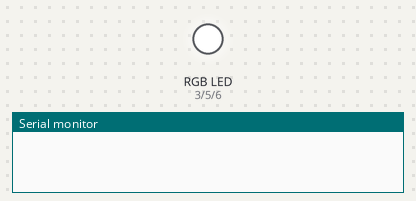
This sketch was run on a simulated Arduino Uno, built with avr-gcc and run on an emulated ATmega328P. Shown: an RGB LED mixed from three pins (HIGH = lit), the last lines printed to the serial monitor. Dim RGB values are drawn brighter than linear.

Above: at 0.1 s.
At 1.1 s:
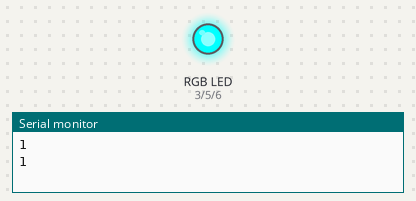
At 5.1 s:
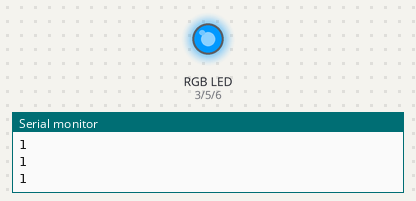
At 10.1 s:
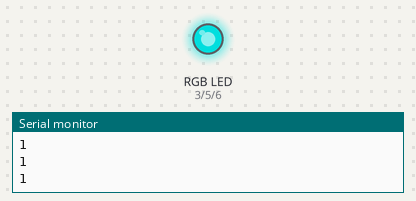
Timing chart, 0 to 14.0 s (numbered marks = the images above):
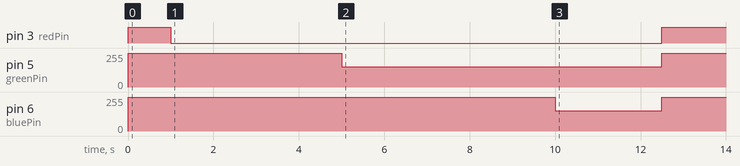

The sketch:

RGB_LED_new.ino
```cpp
const unsigned long periodRed = 1000;
const unsigned long periodGreen = 5000;
const unsigned long periodBlue = 10000;
unsigned long previousTimeRed =0;
unsigned long previousTimeGreen =0;
unsigned long previousTimeBlue =0;
int redPin = 3;
int greenPin = 5;
int bluePin = 6;
int swR = 255,swG = 255, swB = 255; //switch of each color
int i = 1;
int swRed (int,int,int);
int swGreen (int,int,int);
int swBlue (int,int,int);
unsigned long currentTime = millis();
struct openLED
{
  int sw;
  unsigned long previousTime;
};


void setup(){
  pinMode(redPin,OUTPUT);
  pinMode(greenPin,OUTPUT);
  pinMode(bluePin,OUTPUT);
  analogWrite(greenPin,255);
  analogWrite(redPin,255);
  analogWrite(bluePin,255);
  Serial.begin(9600);

  }

  void loop(){

    while(i<=5){
   unsigned long currentTime = millis();
   struct openLED Red,Green,Blue;
   Red.sw = swRed(currentTime,previousTimeRed,periodRed,swR);
   Green.sw = swGreen(currentTime,previousTimeGreen,periodGreen,swG);
   Blue.sw = swBlue(currentTime,previousTimeBlue,periodBlue,swB);
   analogWrite(redPin,Red.sw); // for open LEDs
   analogWrite(greenPin,Green.sw);
   analogWrite(bluePin,Blue.sw);


  while(millis() < currentTime + 500){

    }
   analogWrite(redPin,255); // for close LEDs
   analogWrite(greenPin,255);
   analogWrite(bluePin,255);
    Red.sw= 255;
    Green.sw= 255;
    Blue.sw= 255;
   Serial.println(i);
    }

 }


  int swRed(int currentTime, int PreviousTimeRed, int periodRed,int swR){
    if (currentTime -  PreviousTimeRed >= periodRed){
       PreviousTimeRed = currentTime;
      swR = 0;
      }
    return swR;
  }

  int swGreen(int currentTime, int PreviousTimeGreen, int periodGreen,int swG){
    if (currentTime - PreviousTimeGreen >= periodGreen){
      PreviousTimeGreen = currentTime;
      swG = 153;
      }
    return swG;
  }
  int swBlue(int currentTime, int PreviousTimeBlue, int periodBlue,int swB){
    if (currentTime -  PreviousTimeBlue >= periodBlue){
       PreviousTimeBlue = currentTime;
       swB = 153;
       i++;
      }
    return swB;
  }
```

Measured:
- by itself, pin 3 (redPin): HIGH → LOW at 1.0 s, → HIGH 11.5 s later
- by itself, pin 5 (greenPin): 255/255 → 153/255 at 5.0 s, → 255/255 7.5 s later
- by itself, pin 6 (bluePin): 255/255 → 153/255 at 10.0 s, → 255/255 2.5 s later
